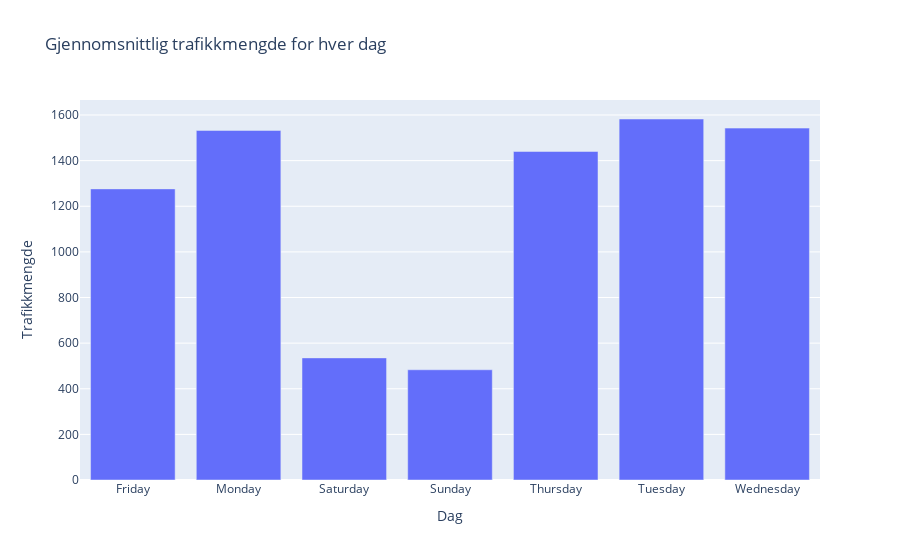

This figure's notebook cell:
### Markdown cell above
Naturligvis mer sykling når det er sol.

### Code cell
tid_kopi = test_kopi.copy()
tid_kopi['Dag'] = test_kopi.index.day_name() #lager en ny kolonne som sier hva dag det er
tid_kopi['Dato'] = test_kopi.index.date #lager en ny kolonne for datoen
dagtrafikk = tid_kopi.groupby(['Dag', 'Dato'])['Trafikkmengde'].sum().reset_index()
average_dag = dagtrafikk.groupby('Dag')['Trafikkmengde'].mean()

fig = px.bar(average_dag, x= average_dag.index, y = 'Trafikkmengde', title= 'Gjennomsnittlig trafikkmengde for hver dag')
fig.show()

### Figure 1 — Plotly figure (JSON) as saved in the notebook; plotly's stock layout.template omitted (floating-point values rounded to 4 significant figures)
{"data": [{"alignmentgroup": "True", "hovertemplate": "Dag=%{x}<br>Trafikkmengde=%{y}<extra></extra>", "legendgroup": "", "marker": {"color": "#636efa", "pattern": {"shape": ""}}, "name": "", "offsetgroup": "", "orientation": "v", "showlegend": false, "textposition": "auto", "type": "bar", "x": ["Friday", "Monday", "Saturday", "Sunday", "Thursday", "Tuesday", "Wednesday"], "xaxis": "x", "y": [1276.0, 1532.0, 535.3, 483.2, 1440.0, 1583.0, 1543.0], "yaxis": "y"}], "layout": {"barmode": "relative", "legend": {"tracegroupgap": 0}, "title": {"text": "Gjennomsnittlig trafikkmengde for hver dag"}, "xaxis": {"anchor": "y", "domain": [0, 1], "title": {"text": "Dag"}}, "yaxis": {"anchor": "x", "domain": [0, 1], "title": {"text": "Trafikkmengde"}}}}
